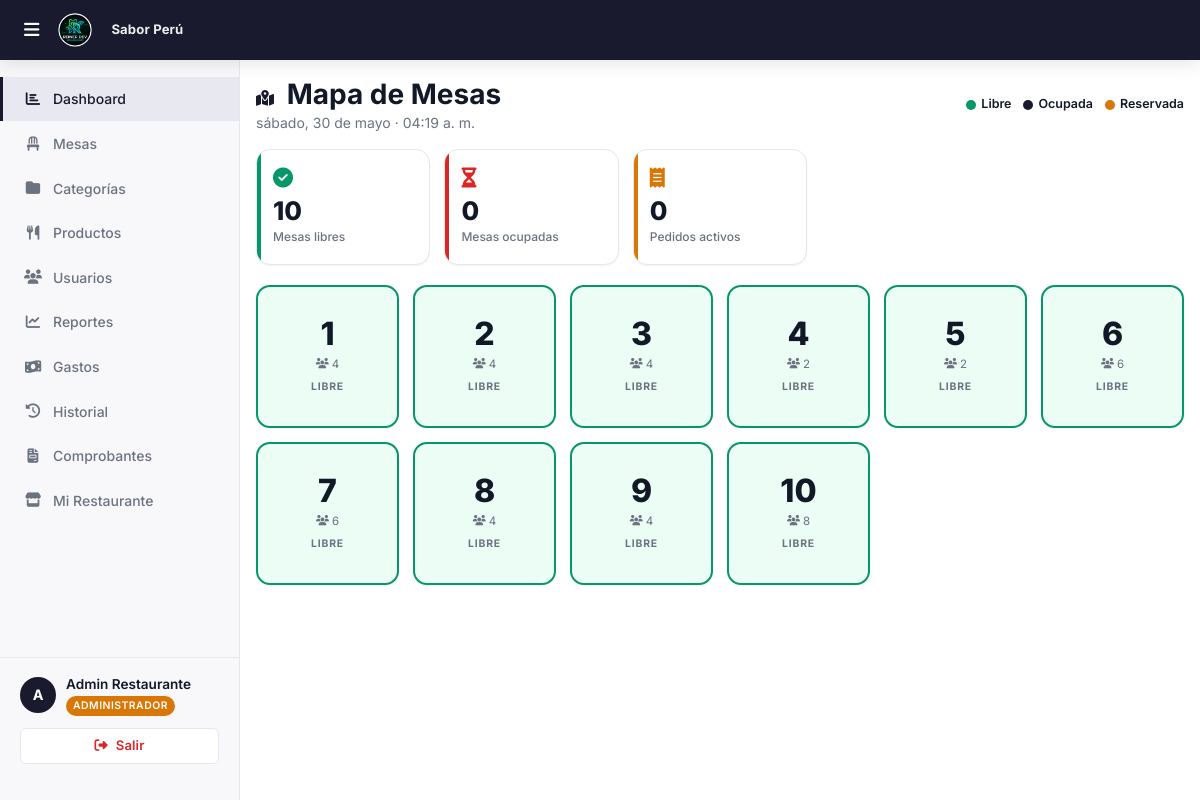
Screenshot of /roles/atencion/dashboard.php (signed in) with the database file from the repository.
### tables this page shows
CREATE TABLE IF NOT EXISTS facturacion_config (
    id                  INT PRIMARY KEY AUTO_INCREMENT,
    restaurante_id      INT          NOT NULL UNIQUE,
    ruc                 VARCHAR(11)  DEFAULT NULL,
    razon_social        VARCHAR(200) DEFAULT NULL,
    direccion_fiscal    VARCHAR(300) DEFAULT NULL,
    serie_boleta        VARCHAR(4)   DEFAULT 'B001',
    serie_factura       VARCHAR(4)   DEFAULT 'F001',
    correlativo_boleta  INT          DEFAULT 0,
    correlativo_factura INT          DEFAULT 0,
    pie_mensaje         VARCHAR(300) DEFAULT '¡Gracias por su visita!',
    logo                VARCHAR(255) DEFAULT NULL,
    updated_at          TIMESTAMP    DEFAULT CURRENT_TIMESTAMP ON UPDATE CURRENT_TIMESTAMP,
    FOREIGN KEY (restaurante_id) REFERENCES restaurantes(id) ON DELETE CASCADE
);

CREATE TABLE IF NOT EXISTS restaurantes (
    id         INT PRIMARY KEY AUTO_INCREMENT,
    nombre     VARCHAR(100) NOT NULL,
    logo       VARCHAR(255) DEFAULT NULL,
    activo     TINYINT(1)   DEFAULT 1,
    created_at TIMESTAMP    DEFAULT CURRENT_TIMESTAMP
);

CREATE TABLE IF NOT EXISTS mesas (
    id              INT PRIMARY KEY AUTO_INCREMENT,
    restaurante_id  INT NOT NULL,
    numero          INT NOT NULL,
    capacidad       INT DEFAULT 4,
    estado          ENUM('libre','ocupada','reservada') DEFAULT 'libre',
    activo          TINYINT(1) DEFAULT 1,
    FOREIGN KEY (restaurante_id) REFERENCES restaurantes(id) ON DELETE CASCADE,
    UNIQUE KEY uk_mesa_numero (restaurante_id, numero)
);

### roles/atencion/dashboard.php (the view, shortened to what this page needs)
<?php
$restauranteId = $_SESSION['restaurante_id'];
$db = getDB();
$stMesas = $db->prepare("
    SELECT m.*,
           p.id AS pedido_id,
           p.tipo,
           p.total,
           p.created_at AS pedido_inicio,
           p.usuario_id AS pedido_usuario,
           COUNT(pi.id)  AS num_items
    FROM mesas m
    LEFT JOIN pedidos p ON p.mesa_id = m.id AND p.estado = 'activo'
    LEFT JOIN pedido_items pi ON pi.pedido_id = p.id
    WHERE m.restaurante_id = ? AND m.activo = 1
    GROUP BY m.id, p.id
    ORDER BY m.numero ASC
");
$stMesas->execute([$restauranteId]);
$mesas = $stMesas->fetchAll();
require_once '../../includes/header.php';
?>
<div style="padding:16px;" class="page-content">
    <div class="d-flex align-center justify-between mb-16">
        <div>
            <h1><i class="fa-solid fa-map-location-dot" style="font-size:1rem;margin-right:6px;color:var(--primary);"></i> Mapa de Mesas</h1>
            <p id="hora-actual"></p>
        </div>
        <div style="display:flex;gap:12px;align-items:center;font-size:.78rem;font-weight:600;flex-wrap:wrap;">
            <span style="display:flex;align-items:center;gap:5px;">
                <span style="width:10px;height:10px;border-radius:50%;background:var(--success);display:inline-block;"></span> Libre
            </span>
            <span style="display:flex;align-items:center;gap:5px;">
                <span style="width:10px;height:10px;border-radius:50%;background:var(--primary);display:inline-block;"></span> Ocupada
            </span>
            <span style="display:flex;align-items:center;gap:5px;">
                <span style="width:10px;height:10px;border-radius:50%;background:var(--warning);display:inline-block;"></span> Reservada
            </span>
        </div>
    </div>
    <div class="stats-grid mb-16">
        <div class="stat-card verde">
            <div class="stat-icon"><i class="fa-solid fa-circle-check"></i></div>
            <div class="stat-valor" id="cnt-libres"><?= count(array_filter($mesas, fn($m) => $m['estado'] === 'libre')) ?></div>
            <div class="stat-label">Mesas libres</div>
        </div>
        <div class="stat-card rojo">
            <div class="stat-icon"><i class="fa-solid fa-hourglass-half"></i></div>
            <div class="stat-valor" id="cnt-ocupadas"><?= count(array_filter($mesas, fn($m) => $m['estado'] === 'ocupada')) ?></div>
            <div class="stat-label">Mesas ocupadas</div>
        </div>
        <div class="stat-card naranja">
            <div class="stat-icon"><i class="fa-solid fa-receipt"></i></div>
            <div class="stat-valor" id="cnt-activos"><?= count(array_filter($mesas, fn($m) => $m['pedido_id'])) ?></div>
            <div class="stat-label">Pedidos activos</div>
        </div>
    </div>
    <div class="mesas-grid" id="mesas-grid">
        <?php foreach ($mesas as $m): ?>
        <div class="mesa-card <?= $m['estado'] ?>"
            data-id="<?= $m['id'] ?>"
            data-estado="<?= $m['estado'] ?>"
            data-pedido="<?= $m['pedido_id'] ?? '' ?>"
            onclick="clickMesa(<?= htmlspecialchars(json_encode($m)) ?>)">
            <div class="mesa-numero"><?= $m['numero'] ?></div>
            <div class="mesa-capacidad">
                <i class="fa-solid fa-users" style="font-size:.65rem;"></i> <?= $m['capacidad'] ?>
            </div>
            <?php if ($m['pedido_id']): ?>
                <div class="mesa-estado">S/ <?= number_format($m['total'],2) ?></div>
                <div style="font-size:.68rem;color:var(--text-secondary);"><?= $m['num_items'] ?> ítem(s)</div>
            <?php else: ?>
                <div class="mesa-estado"><?= strtoupper($m['estado']) ?></div>
            <?php endif; ?>
        </div>
        <?php endforeach; ?>
    </div>
</div>
<?php require_once '../../includes/footer.php'; ?>

### includes/header.php (shortened to what this page needs)
<?php
$_brandingLogo   = BASE_URL . '/assets/logo.png';
$_brandingNombre = 'R.DEV';
if (!empty($_SESSION['restaurante_id']) && $_SESSION['rol'] !== 'superadmin') {
    try {
        $_dbB = getDB();
        $_stB = $_dbB->prepare("
            SELECT fc.logo, fc.nombre_comercial, r.nombre
            FROM restaurantes r
            LEFT JOIN facturacion_config fc ON fc.restaurante_id = r.id
            WHERE r.id = ?
        ");
        $_stB->execute([$_SESSION['restaurante_id']]);
        $_brand = $_stB->fetch();
        if ($_brand) {
            $_brandingNombre = htmlspecialchars(
                !empty($_brand['nombre_comercial']) ? $_brand['nombre_comercial'] : $_brand['nombre']
            );
        }
    } catch (Exception $_eB) {  }
}
?>
<!DOCTYPE html>
<html lang="es">
<head>
    <link rel="stylesheet" href="https://cdnjs.cloudflare.com/ajax/libs/font-awesome/6.5.1/css/all.min.css">
    <link rel="stylesheet" href="<?= BASE_URL ?>/assets/css/main.css?v=<?= filemtime(__DIR__ . '/../assets/css/main.css') ?>">
</head>
<body>
<nav class="navbar">
    <div class="navbar-brand">
        <?php if ($_SESSION['rol'] === 'superadmin'): ?>
            <img src="<?= BASE_URL ?>/assets/logo.png" alt="R.DEV" style="height:32px;width:auto;">
        <?php else: ?>
            <img src="<?= $_brandingLogo ?>" alt="<?= $_brandingNombre ?>"
                 style="height:36px;width:auto;max-width:120px;object-fit:contain;border-radius:4px;">
            <span style="font-size:.82rem;font-weight:700;color:rgba(255,255,255,.92);margin-left:8px;
                         max-width:160px;overflow:hidden;text-overflow:ellipsis;white-space:nowrap;
                         letter-spacing:.01em;">
                <?= $_brandingNombre ?>
            </span>
        <?php endif; ?>
    </div>
</nav>
<div class="layout-admin">
    <?php include __DIR__ . '/sidebar.php'; ?>
    <div class="main-content">

### rows the page displays
facturacion_config: restaurante.nombre "Sabor Perú"
mesas: numero "1", capacidad "4", estado "LIBRE"
mesas: numero "2", capacidad "4", estado "LIBRE"
mesas: numero "3", capacidad "4", estado "LIBRE"
mesas: numero "4", capacidad "2", estado "LIBRE"
mesas: numero "5", capacidad "2", estado "LIBRE"
mesas: numero "6", capacidad "6", estado "LIBRE"
mesas: numero "7", capacidad "6", estado "LIBRE"
mesas: numero "8", capacidad "4", estado "LIBRE"
mesas: numero "9", capacidad "4", estado "LIBRE"
mesas: numero "10", capacidad "8", estado "LIBRE"

### other values shown
$nombreInicial "A"
$_SESSION['nombre'] "Admin Restaurante"
$rolLabel "ADMINISTRADOR"
count(array_filter($mesas, fn($m) => $m['estado'] === 'libre')) "10"
count(array_filter($mesas, fn($m) => $m['estado'] === 'ocupada')) "0"
count(array_filter($mesas, fn($m) => $m['pedido_id'])) "0"
